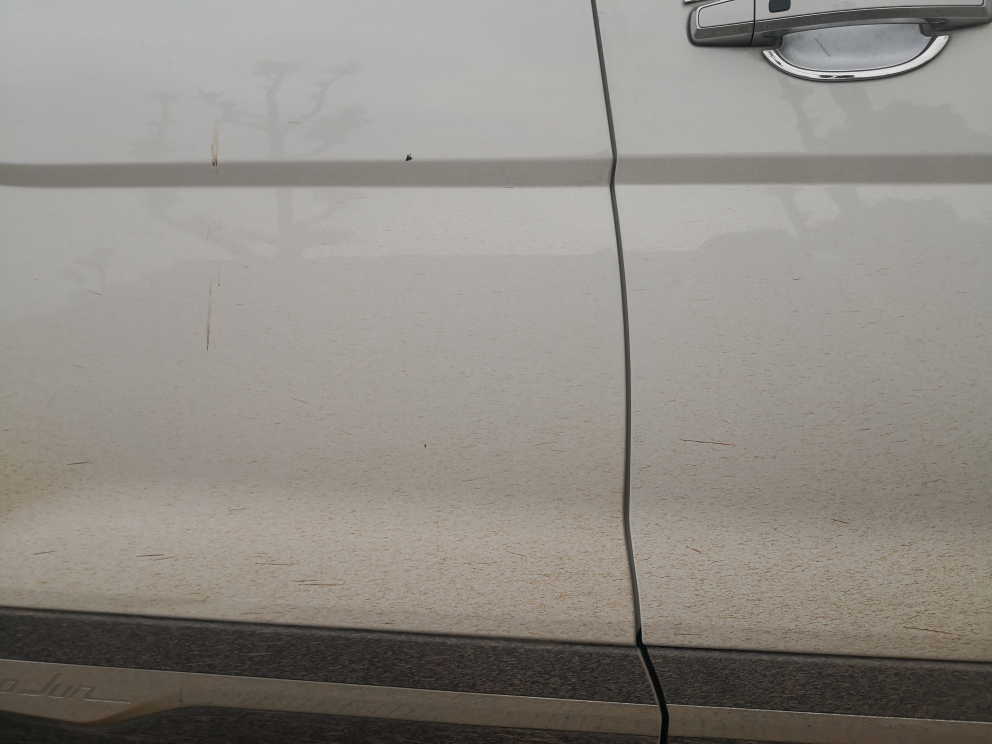
#> input picture com.cv.stain_detection_recognition/img/sample1.jpg, 3968 x 2976 px (shown at 1/4 size)
$ python stainDR.py --image img/sample1.jpg --template img/sample2.jpg
#> lines starting #> are read from the running program, lines starting #| are printed output that depends on the picture; after the words box and inside, x2 and y2 are one past the last pixel; in counts of white or black regions, pixels touching at a corner belong together
import cv2 as cv
import numpy as np
import argparse

# 原始-》灰度-》二值 -》轮廓
# 原始-》灰度-》二值 -》形态学-》轮廓 -》切分
# 模板匹配

ap = argparse.ArgumentParser()
ap.add_argument("-i","--image",required=True,help="path to input image")
ap.add_argument("-t","--template",required=True,help="path to input template OCR image")

args = vars(ap.parse_args())


def cv_show(name,src):
    cv.imshow(name,src)
    cv.waitKey(0)
    cv.destroyAllWindows()

if __name__ =="__main__":

    img = cv.imread(args["image"])
#> img is the input picture: shape (2976, 3968, 3); mean B, G, R 132.9, 139.3, 143.6
    img = cv.resize(img, (0, 0), fx=0.25, fy=0.25, interpolation=cv.INTER_NEAREST)
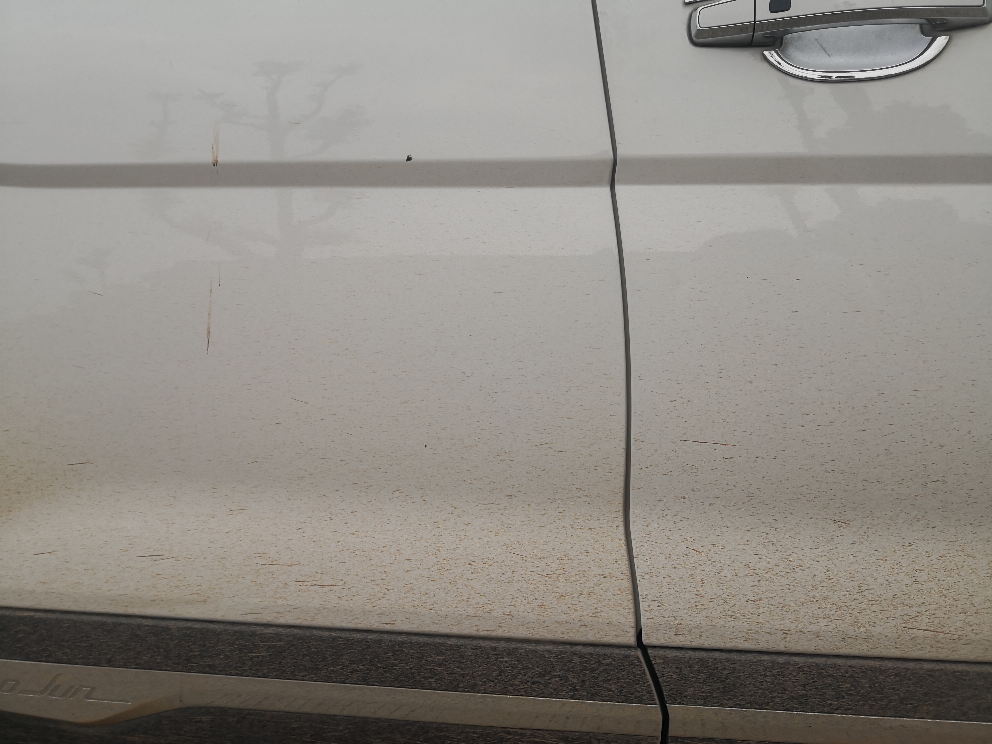
#> img: shape (744, 992, 3); mean B, G, R 133.4, 139.7, 144
    cv_show("original",img)
    # 灰度
    gray_img = cv.cvtColor(img, cv.COLOR_BGR2GRAY)
    # 中值滤波
    # gray = cv.medianBlur(gray, 5)
    # 直方图处理
    # equalize_hist = cv.equalizeHist(gray)
    clahe = cv.createCLAHE(clipLimit=2.0, tileGridSize=(5, 5))
    equalize_hist = clahe.apply(gray_img)
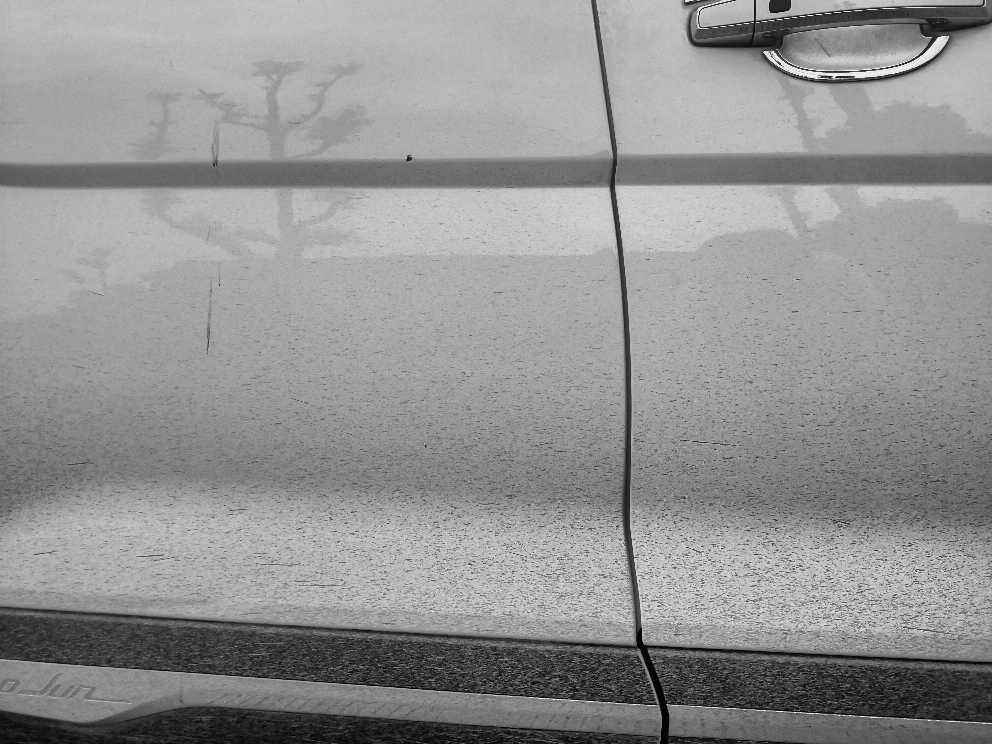
#> equalize_hist: shape (744, 992); min 0, max 245, mean 146.6
    cv_show("equalize_hist",equalize_hist)

    # 模糊
    blur_img_blur = cv.blur(equalize_hist, (5,5))
    blur_img_medianBlur = cv.medianBlur(equalize_hist,5)
    res = np.hstack((blur_img_blur, blur_img_medianBlur))
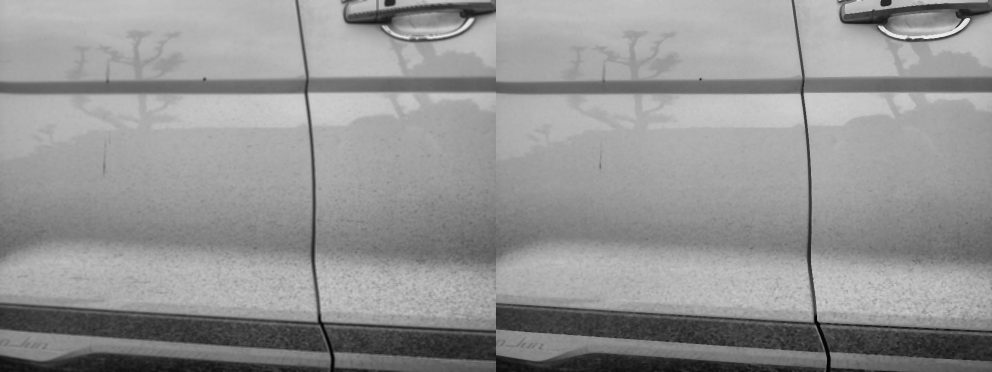
#> res: shape (744, 1984) (shown at 1/2 size); min 2, max 236, mean 147.2
    blur_img_GaussianBlur = cv.GaussianBlur(equalize_hist, (5,5),0)
    res = np.hstack((res, blur_img_GaussianBlur))
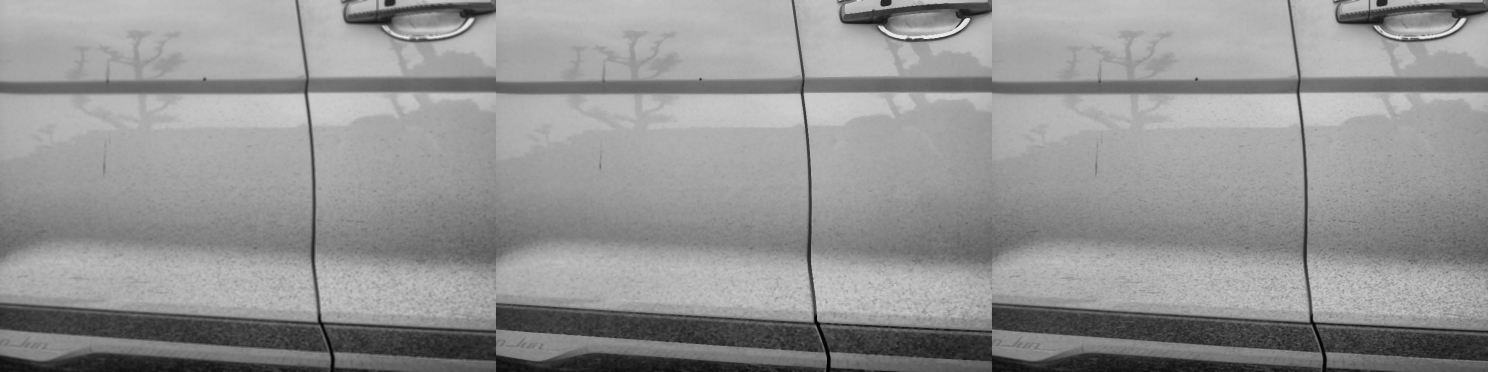
#> res: shape (744, 2976) (shown at 1/2 size); min 2, max 236, mean 147
    cv_show("blur_img",res)


    # 形态学
    kernel = np.ones((3, 3), dtype=np.uint8)

    morphology_img= cv.morphologyEx(blur_img_medianBlur, cv.MORPH_OPEN, kernel)

    # 二值化
    # ret,binary = cv.threshold(gray, 127, 255, type=cv.THRESH_TRUNC)
    ret,binary = cv.threshold(morphology_img , 155, 255, type=cv.THRESH_BINARY_INV)
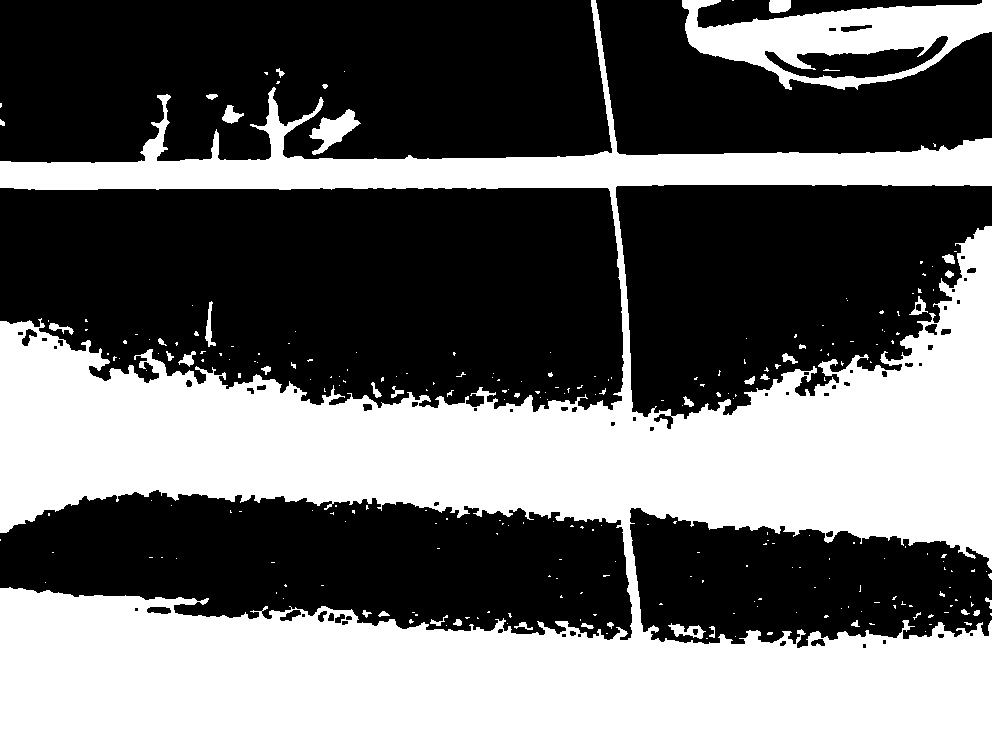
#> binary: shape (744, 992); 42.4% white; 265 white regions (223 under 20 px), largest, box (x1, y1, x2, y2) and area: (0, 0, 992, 744) 294387, (682, 0, 992, 90) 13782, (309, 109, 361, 155) 1011
    print(ret)
    cv_show("binary",binary)

$ run again, on com.cv.stain_detection_recognition/img/sample5.jpg
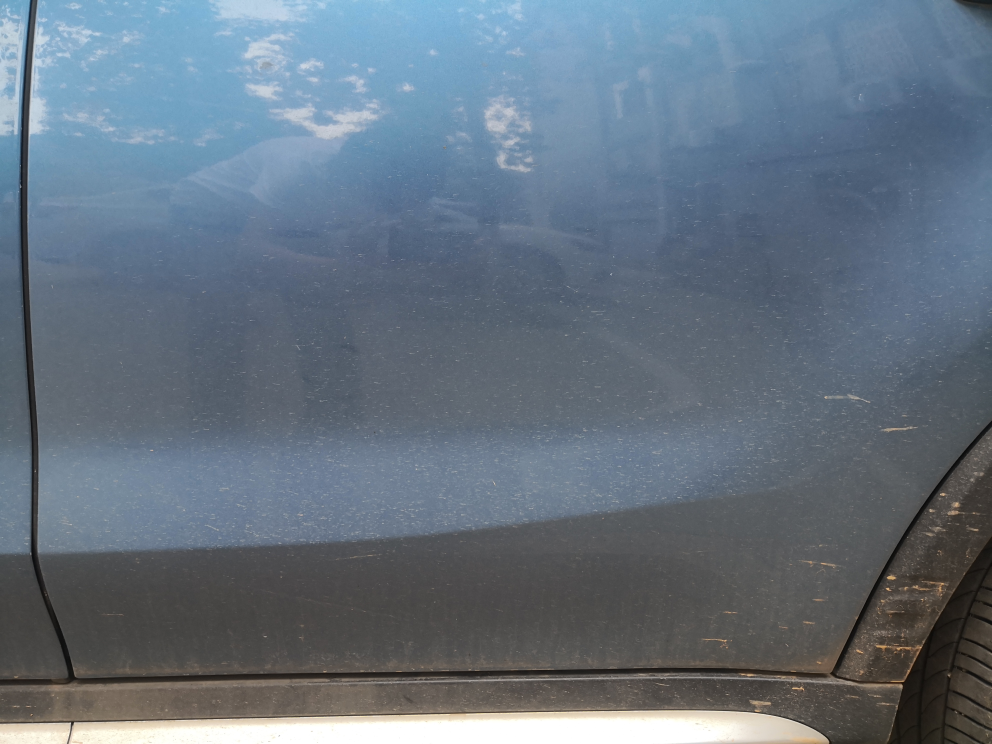
#> input picture com.cv.stain_detection_recognition/img/sample5.jpg, 3968 x 2976 px (shown at 1/4 size)
#> img is the input picture: shape (2976, 3968, 3); mean B, G, R 128.2, 114.7, 101.1
#> img: shape (744, 992, 3)
#> `res = np.hstack((res, blur_img_GaussianBlur))`:
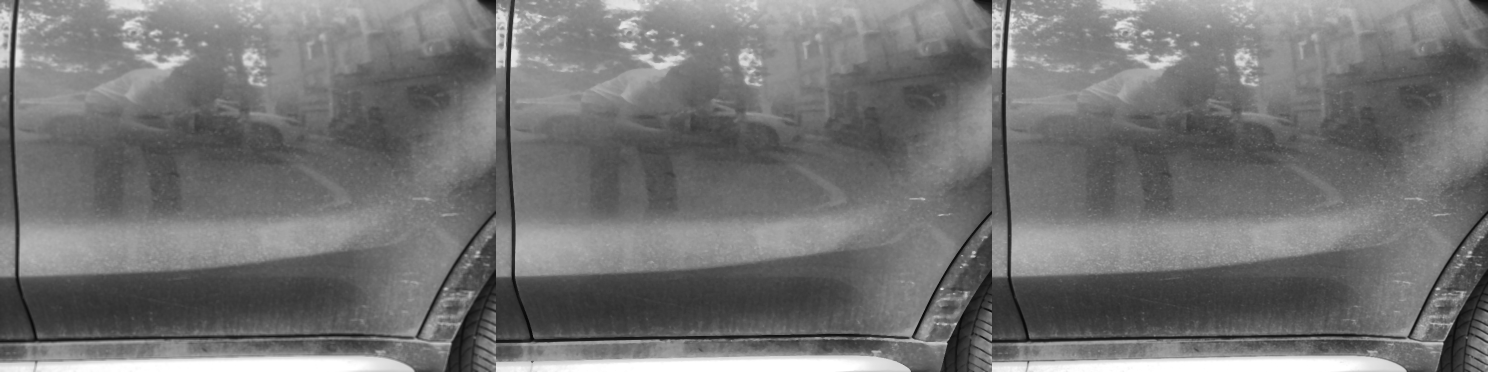
#> res: shape (744, 2976) (shown at 1/2 size); min 7, max 255, mean 116.4
#> `ret,binary = cv.threshold(morphology_img , 155, 255, type=cv.THRESH_BI..`:
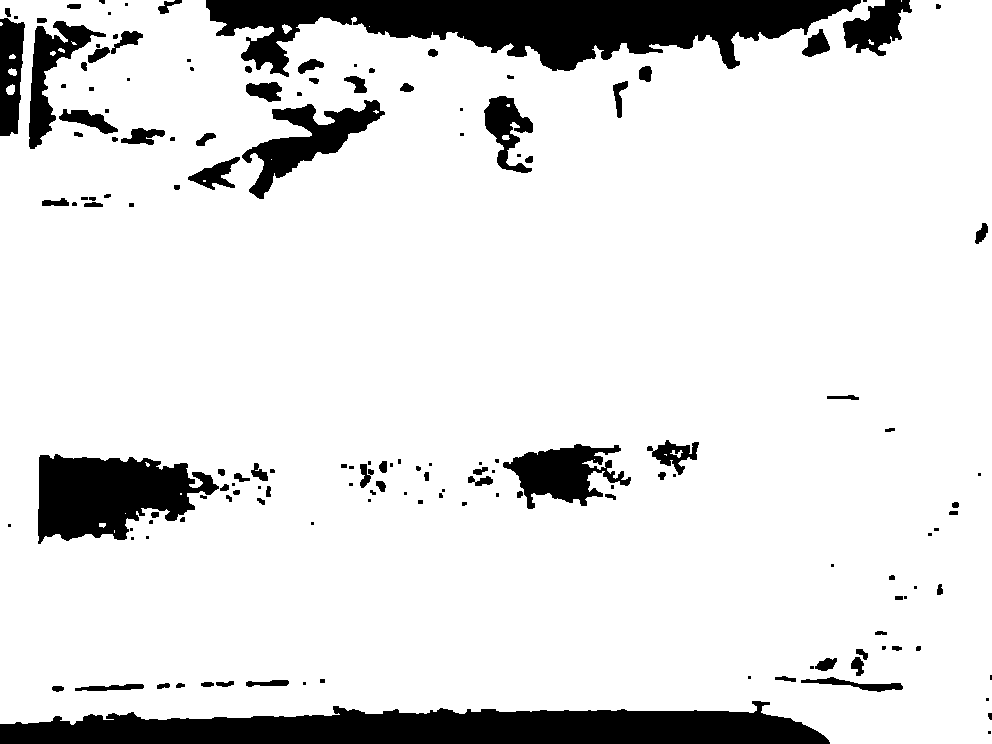
#> binary: shape (744, 992); 87.8% white; 152 black regions (57 under 20 px), largest, box (x1, y1, x2, y2) and area: (206, 0, 861, 77) 26468, (0, 701, 830, 744) 24203, (38, 454, 219, 544) 10567

$ run again, on com.cv.stain_detection_recognition/img/sample6.jpg
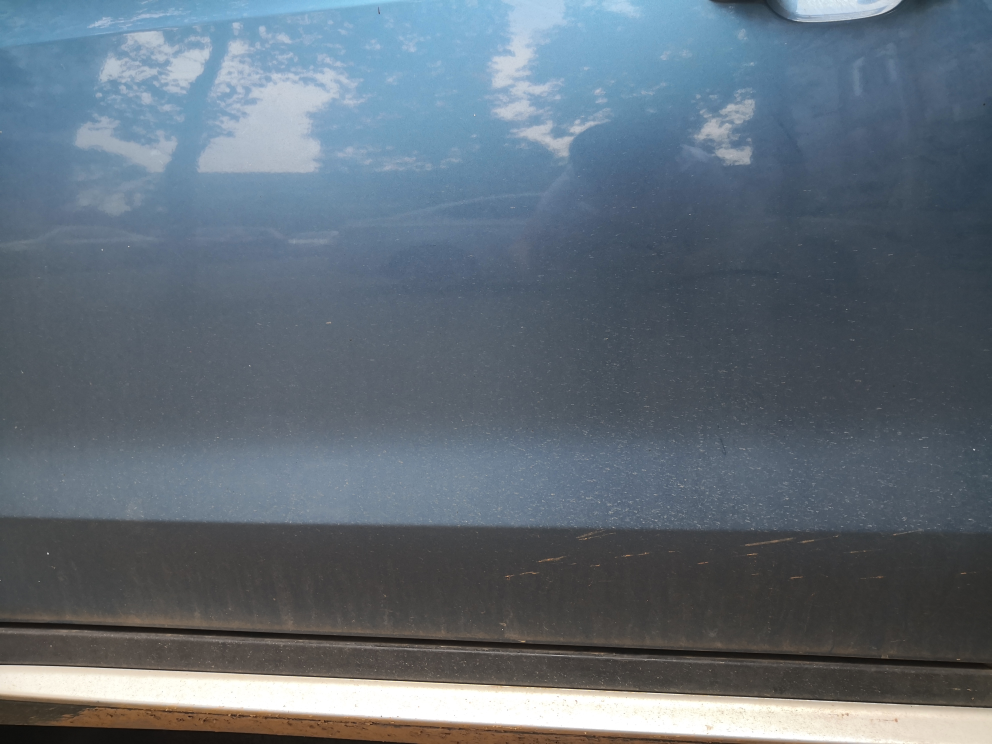
#> input picture com.cv.stain_detection_recognition/img/sample6.jpg, 3968 x 2976 px (shown at 1/4 size)
#> img is the input picture: shape (2976, 3968, 3); mean B, G, R 120.3, 109.4, 97.5
#> img: shape (744, 992, 3)
#> `res = np.hstack((res, blur_img_GaussianBlur))`:
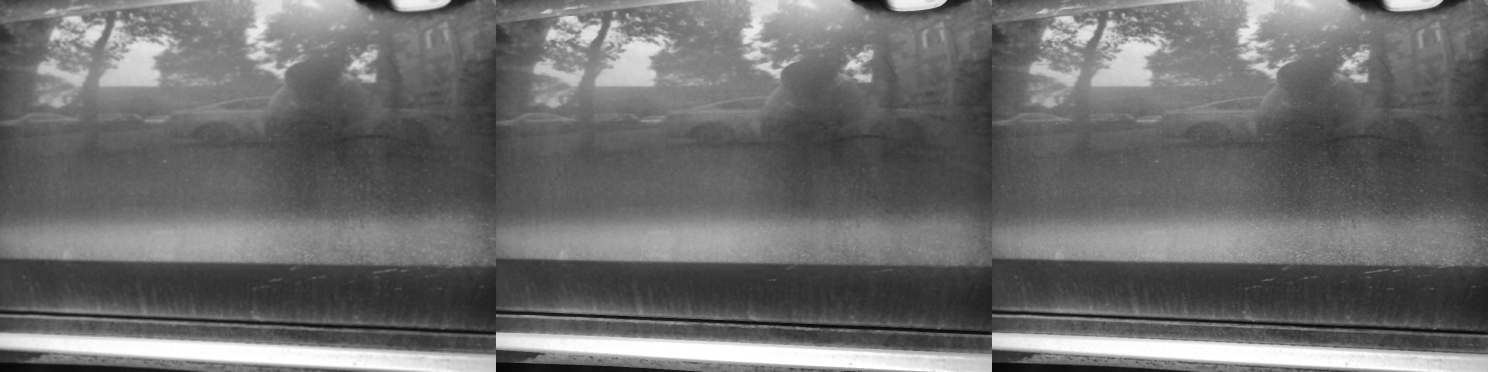
#> res: shape (744, 2976) (shown at 1/2 size); min 6, max 255, mean 109.2
#> `ret,binary = cv.threshold(morphology_img , 155, 255, type=cv.THRESH_BI..`:
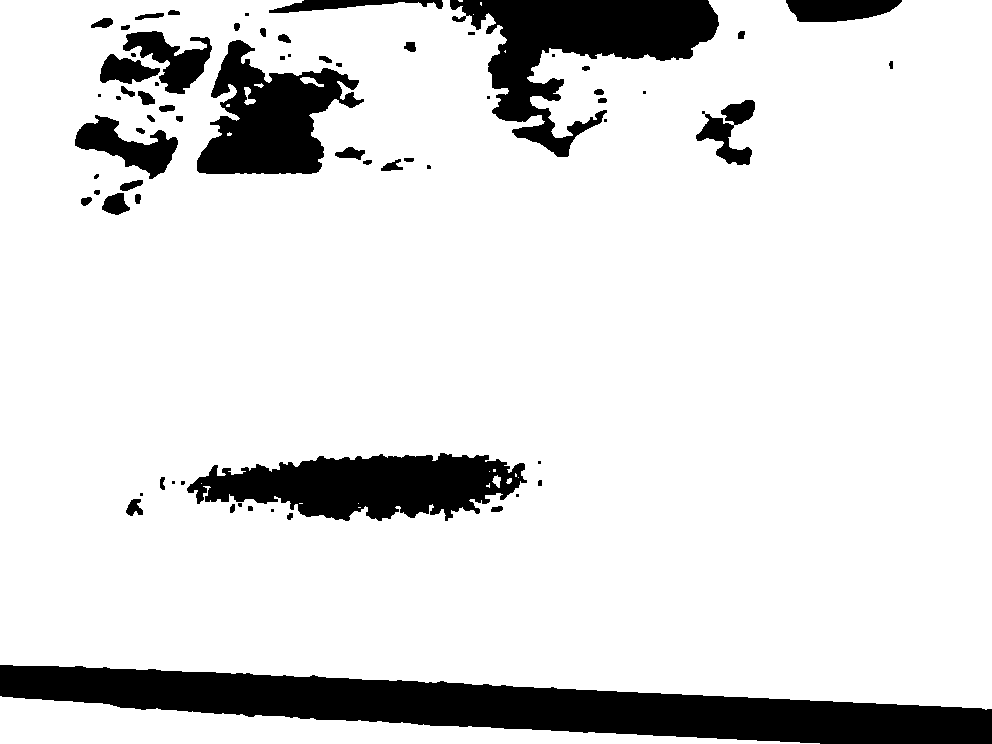
#> binary: shape (744, 992); 86.6% white; 68 black regions (19 under 20 px), largest, box (x1, y1, x2, y2) and area: (0, 665, 992, 744) 40109, (450, 0, 719, 157) 17146, (187, 453, 527, 521) 14958
